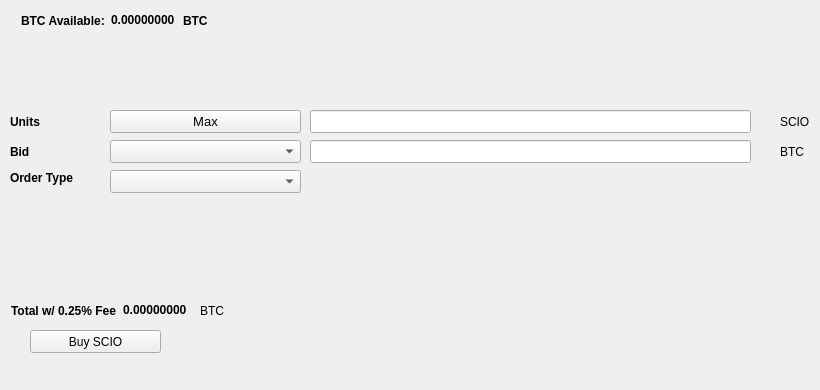
   <widget class="QWidget" name="BuyTab">
    <attribute name="title">
     <string>Buy</string>
    </attribute>
    <widget class="QPushButton" name="BuySCIO">
     <property name="geometry">
      <rect>
       <x>30</x>
       <y>330</y>
       <width>131</width>
       <height>23</height>
      </rect>
     </property>
     <property name="text">
      <string>Buy SCIO</string>
     </property>
     <property name="icon">
      <iconset resource="../scio.qrc">
       <normaloff>:/icons/bitcoin</normaloff>:/icons/bitcoin</iconset>
     </property>
    </widget>
    <widget class="QLabel" name="label_3">
     <property name="geometry">
      <rect>
       <x>10</x>
       <y>110</y>
       <width>46</width>
       <height>23</height>
      </rect>
     </property>
     <property name="font">
      <font>
       <weight>75</weight>
       <bold>true</bold>
      </font>
     </property>
     <property name="text">
      <string>Units</string>
     </property>
    </widget>
    <widget class="QLineEdit" name="UnitsInput">
     <property name="geometry">
      <rect>
       <x>310</x>
       <y>110</y>
       <width>441</width>
       <height>23</height>
      </rect>
     </property>
     <property name="font">
      <font>
       <pointsize>9</pointsize>
       <weight>75</weight>
       <bold>true</bold>
      </font>
     </property>
    </widget>
    <widget class="QLineEdit" name="BuyBidPriceEdit">
     <property name="geometry">
      <rect>
       <x>310</x>
       <y>140</y>
       <width>441</width>
       <height>23</height>
      </rect>
     </property>
     <property name="font">
      <font>
       <pointsize>9</pointsize>
       <weight>75</weight>
       <bold>true</bold>
      </font>
     </property>
    </widget>
    <widget class="QLabel" name="label_4">
     <property name="geometry">
      <rect>
       <x>780</x>
       <y>110</y>
       <width>31</width>
       <height>23</height>
      </rect>
     </property>
     <property name="text">
      <string>SCIO</string>
     </property>
    </widget>
    <widget class="QLabel" name="label_5">
     <property name="geometry">
      <rect>
       <x>780</x>
       <y>140</y>
       <width>31</width>
       <height>23</height>
      </rect>
     </property>
     <property name="text">
      <string>BTC</string>
     </property>
    </widget>
    <widget class="QLabel" name="label_6">
     <property name="geometry">
      <rect>
       <x>10</x>
       <y>140</y>
       <width>46</width>
       <height>23</height>
      </rect>
     </property>
     <property name="font">
      <font>
       <weight>75</weight>
       <bold>true</bold>
      </font>
     </property>
     <property name="text">
      <string>Bid</string>
     </property>
    </widget>
    <widget class="QLabel" name="label_7">
     <property name="geometry">
      <rect>
       <x>10</x>
       <y>170</y>
       <width>91</width>
       <height>16</height>
      </rect>
     </property>
     <property name="font">
      <font>
       <weight>75</weight>
       <bold>true</bold>
      </font>
     </property>
     <property name="text">
      <string>Order Type</string>
     </property>
    </widget>
    <widget class="QPushButton" name="Buy_Max_Amount">
     <property name="geometry">
      <rect>
       <x>110</x>
       <y>110</y>
       <width>191</width>
       <height>23</height>
      </rect>
     </property>
     <property name="font">
      <font>
       <pointsize>10</pointsize>
      </font>
     </property>
     <property name="text">
      <string>Max</string>
     </property>
    </widget>
    <widget class="QComboBox" name="BuyBidcomboBox">
     <property name="geometry">
      <rect>
       <x>110</x>
       <y>140</y>
       <width>191</width>
       <height>23</height>
      </rect>
     </property>
     <property name="font">
      <font>
       <pointsize>10</pointsize>
      </font>
     </property>
    </widget>
    <widget class="QComboBox" name="buyOrdertypeCombo">
     <property name="geometry">
      <rect>
       <x>110</x>
       <y>170</y>
       <width>191</width>
       <height>23</height>
      </rect>
     </property>
     <property name="font">
      <font>
       <pointsize>10</pointsize>
      </font>
     </property>
    </widget>
    <widget class="QWidget" name="layoutWidget1">
     <property name="geometry">
      <rect>
       <x>21</x>
       <y>11</y>
       <width>227</width>
       <height>19</height>
      </rect>
     </property>
     <layout class="QHBoxLayout" name="horizontalLayout_3">
      <item>
       <widget class="QLabel" name="label232">
        <property name="font">
         <font>
          <weight>75</weight>
          <bold>true</bold>
         </font>
        </property>
        <property name="text">
         <string>BTC Available:</string>
        </property>
       </widget>
      </item>
      <item>
       <widget class="QLabel" name="BtcAvailableLbl">
        <property name="palette">
         <palette>
          <active>
           <colorrole role="WindowText">
            <brush brushstyle="SolidPattern">
             <color alpha="255">
              <red>0</red>
              <green>0</green>
              <blue>0</blue>
             </color>
            </brush>
           </colorrole>
           <colorrole role="Button">
            <brush brushstyle="SolidPattern">
             <color alpha="255">
              <red>0</red>
              <green>170</green>
              <blue>0</blue>
             </color>
            </brush>
           </colorrole>
           <colorrole role="Light">
            <brush brushstyle="SolidPattern">
             <color alpha="255">
              <red>0</red>
              <green>255</green>
              <blue>0</blue>
             </color>
            </brush>
           </colorrole>
           <colorrole role="Midlight">
            <brush brushstyle="SolidPattern">
             <color alpha="255">
              <red>0</red>
              <green>212</green>
              <blue>0</blue>
             </color>
            </brush>
           </colorrole>
           <colorrole role="Dark">
            <brush brushstyle="SolidPattern">
             <color alpha="255">
              <red>0</red>
              <green>85</green>
              <blue>0</blue>
             </color>
            </brush>
           </colorrole>
           <colorrole role="Mid">
            <brush brushstyle="SolidPattern">
             <color alpha="255">
              <red>0</red>
              <green>113</green>
              <blue>0</blue>
             </color>
            </brush>
           </colorrole>
           <colorrole role="Text">
            <brush brushstyle="SolidPattern">
             <color alpha="255">
              <red>0</red>
              <green>170</green>
              <blue>0</blue>
             </color>
            </brush>
           </colorrole>
           <colorrole role="BrightText">
            <brush brushstyle="SolidPattern">
             <color alpha="255">
              <red>255</red>
              <green>255</green>
              <blue>255</blue>
             </color>
            </brush>
           </colorrole>
           <colorrole role="ButtonText">
            <brush brushstyle="SolidPattern">
             <color alpha="255">
              <red>0</red>
              <green>0</green>
              <blue>0</blue>
             </color>
            </brush>
           </colorrole>
           <colorrole role="Base">
            <brush brushstyle="SolidPattern">
             <color alpha="255">
              <red>255</red>
              <green>255</green>
              <blue>255</blue>
             </color>
            </brush>
           </colorrole>
           <colorrole role="Window">
            <brush brushstyle="SolidPattern">
             <color alpha="255">
              <red>0</red>
              <green>170</green>
              <blue>0</blue>
             </color>
            </brush>
           </colorrole>
           <colorrole role="Shadow">
            <brush brushstyle="SolidPattern">
             <color alpha="255">
              <red>0</red>
              <green>0</green>
              <blue>0</blue>
             </color>
            </brush>
           </colorrole>
           <colorrole role="AlternateBase">
            <brush brushstyle="SolidPattern">
             <color alpha="255">
              <red>127</red>
              <green>212</green>
              <blue>127</blue>
             </color>
            </brush>
           </colorrole>
           <colorrole role="ToolTipBase">
            <brush brushstyle="SolidPattern">
             <color alpha="255">
              <red>255</red>
              <green>255</green>
              <blue>220</blue>
             </color>
            </brush>
           </colorrole>
           <colorrole role="ToolTipText">
            <brush brushstyle="SolidPattern">
             <color alpha="255">
              <red>0</red>
              <green>0</green>
              <blue>0</blue>
             </color>
            </brush>
           </colorrole>
          </active>
          <inactive>
           <colorrole role="WindowText">
            <brush brushstyle="SolidPattern">
             <color alpha="255">
              <red>0</red>
              <green>0</green>
              <blue>0</blue>
             </color>
            </brush>
           </colorrole>
           <colorrole role="Button">
            <brush brushstyle="SolidPattern">
             <color alpha="255">
              <red>0</red>
              <green>170</green>
              <blue>0</blue>
             </color>
            </brush>
           </colorrole>
           <colorrole role="Light">
            <brush brushstyle="SolidPattern">
             <color alpha="255">
              <red>0</red>
              <green>255</green>
              <blue>0</blue>
             </color>
            </brush>
           </colorrole>
           <colorrole role="Midlight">
            <brush brushstyle="SolidPattern">
             <color alpha="255">
              <red>0</red>
              <green>212</green>
              <blue>0</blue>
             </color>
            </brush>
           </colorrole>
           <colorrole role="Dark">
            <brush brushstyle="SolidPattern">
             <color alpha="255">
              <red>0</red>
              <green>85</green>
              <blue>0</blue>
             </color>
            </brush>
           </colorrole>
           <colorrole role="Mid">
            <brush brushstyle="SolidPattern">
             <color alpha="255">
              <red>0</red>
              <green>113</green>
              <blue>0</blue>
             </color>
            </brush>
           </colorrole>
           <colorrole role="Text">
            <brush brushstyle="SolidPattern">
             <color alpha="255">
              <red>0</red>
              <green>170</green>
              <blue>0</blue>
             </color>
            </brush>
           </colorrole>
           <colorrole role="BrightText">
            <brush brushstyle="SolidPattern">
             <color alpha="255">
              <red>255</red>
              <green>255</green>
              <blue>255</blue>
             </color>
            </brush>
           </colorrole>
           <colorrole role="ButtonText">
            <brush brushstyle="SolidPattern">
             <color alpha="255">
              <red>0</red>
              <green>0</green>
              <blue>0</blue>
             </color>
            </brush>
           </colorrole>
           <colorrole role="Base">
            <brush brushstyle="SolidPattern">
             <color alpha="255">
              <red>255</red>
              <green>255</green>
              <blue>255</blue>
             </color>
            </brush>
           </colorrole>
           <colorrole role="Window">
            <brush brushstyle="SolidPattern">
             <color alpha="255">
              <red>0</red>
              <green>170</green>
              <blue>0</blue>
             </color>
            </brush>
           </colorrole>
           <colorrole role="Shadow">
            <brush brushstyle="SolidPattern">
             <color alpha="255">
              <red>0</red>
              <green>0</green>
              <blue>0</blue>
             </color>
            </brush>
           </colorrole>
           <colorrole role="AlternateBase">
            <brush brushstyle="SolidPattern">
             <color alpha="255">
              <red>127</red>
              <green>212</green>
              <blue>127</blue>
             </color>
            </brush>
           </colorrole>
           <colorrole role="ToolTipBase">
            <brush brushstyle="SolidPattern">
             <color alpha="255">
              <red>255</red>
              <green>255</green>
              <blue>220</blue>
             </color>
            </brush>
           </colorrole>
           <colorrole role="ToolTipText">
            <brush brushstyle="SolidPattern">
             <color alpha="255">
              <red>0</red>
              <green>0</green>
              <blue>0</blue>
             </color>
            </brush>
           </colorrole>
          </inactive>
          <disabled>
           <colorrole role="WindowText">
            <brush brushstyle="SolidPattern">
             <color alpha="255">
              <red>0</red>
              <green>85</green>
              <blue>0</blue>
             </color>
            </brush>
           </colorrole>
           <colorrole role="Button">
            <brush brushstyle="SolidPattern">
             <color alpha="255">
              <red>0</red>
              <green>170</green>
              <blue>0</blue>
             </color>
            </brush>
           </colorrole>
           <colorrole role="Light">
            <brush brushstyle="SolidPattern">
             <color alpha="255">
              <red>0</red>
              <green>255</green>
              <blue>0</blue>
             </color>
            </brush>
           </colorrole>
           <colorrole role="Midlight">
            <brush brushstyle="SolidPattern">
             <color alpha="255">
              <red>0</red>
              <green>212</green>
              <blue>0</blue>
             </color>
            </brush>
           </colorrole>
           <colorrole role="Dark">
            <brush brushstyle="SolidPattern">
             <color alpha="255">
              <red>0</red>
              <green>85</green>
              <blue>0</blue>
             </color>
            </brush>
           </colorrole>
           <colorrole role="Mid">
            <brush brushstyle="SolidPattern">
             <color alpha="255">
              <red>0</red>
              <green>113</green>
              <blue>0</blue>
             </color>
            </brush>
           </colorrole>
           <colorrole role="Text">
            <brush brushstyle="SolidPattern">
             <color alpha="255">
              <red>0</red>
              <green>85</green>
              <blue>0</blue>
             </color>
            </brush>
           </colorrole>
           <colorrole role="BrightText">
            <brush brushstyle="SolidPattern">
             <color alpha="255">
              <red>255</red>
              <green>255</green>
              <blue>255</blue>
             </color>
            </brush>
           </colorrole>
           <colorrole role="ButtonText">
            <brush brushstyle="SolidPattern">
             <color alpha="255">
              <red>0</red>
              <green>85</green>
              <blue>0</blue>
             </color>
            </brush>
           </colorrole>
           <colorrole role="Base">
            <brush brushstyle="SolidPattern">
             <color alpha="255">
              <red>0</red>
              <green>170</green>
              <blue>0</blue>
             </color>
            </brush>
           </colorrole>
           <colorrole role="Window">
            <brush brushstyle="SolidPattern">
             <color alpha="255">
              <red>0</red>
              <green>170</green>
              <blue>0</blue>
             </color>
            </brush>
           </colorrole>
           <colorrole role="Shadow">
            <brush brushstyle="SolidPattern">
             <color alpha="255">
              <red>0</red>
              <green>0</green>
              <blue>0</blue>
             </color>
            </brush>
           </colorrole>
           <colorrole role="AlternateBase">
            <brush brushstyle="SolidPattern">
             <color alpha="255">
              <red>0</red>
              <green>170</green>
              <blue>0</blue>
             </color>
            </brush>
           </colorrole>
           <colorrole role="ToolTipBase">
            <brush brushstyle="SolidPattern">
             <color alpha="255">
              <red>255</red>
              <green>255</green>
              <blue>220</blue>
             </color>
            </brush>
           </colorrole>
           <colorrole role="ToolTipText">
            <brush brushstyle="SolidPattern">
             <color alpha="255">
              <red>0</red>
              <green>0</green>
              <blue>0</blue>
             </color>
            </brush>
           </colorrole>
          </disabled>
         </palette>
        </property>
        <property name="font">
         <font>
          <weight>75</weight>
          <bold>true</bold>
         </font>
        </property>
        <property name="text">
         <string>0.00000000</string>
        </property>
        <property name="textInteractionFlags">
         <set>Qt::LinksAccessibleByMouse|Qt::TextSelectableByKeyboard|Qt::TextSelectableByMouse</set>
        </property>
       </widget>
      </item>
      <item>
       <widget class="QLabel" name="BtcAvailableLbl_2">
        <property name="font">
         <font>
          <weight>75</weight>
          <bold>true</bold>
         </font>
        </property>
        <property name="text">
         <string>BTC</string>
        </property>
       </widget>
      </item>
     </layout>
    </widget>
    <widget class="QWidget" name="layoutWidge2">
     <property name="geometry">
      <rect>
       <x>11</x>
       <y>301</y>
       <width>259</width>
       <height>19</height>
      </rect>
     </property>
     <layout class="QHBoxLayout" name="horizontalLayout_4">
      <item>
       <widget class="QLabel" name="label_9">
        <property name="font">
         <font>
          <weight>75</weight>
          <bold>true</bold>
         </font>
        </property>
        <property name="text">
         <string>Total w/ 0.25% Fee</string>
        </property>
       </widget>
      </item>
      <item>
       <widget class="QLabel" name="BuyCostLabel">
        <property name="palette">
         <palette>
          <active>
           <colorrole role="WindowText">
            <brush brushstyle="SolidPattern">
             <color alpha="255">
              <red>0</red>
              <green>0</green>
              <blue>0</blue>
             </color>
            </brush>
           </colorrole>
           <colorrole role="Button">
            <brush brushstyle="SolidPattern">
             <color alpha="255">
              <red>0</red>
              <green>170</green>
              <blue>0</blue>
             </color>
            </brush>
           </colorrole>
           <colorrole role="Light">
            <brush brushstyle="SolidPattern">
             <color alpha="255">
              <red>0</red>
              <green>255</green>
              <blue>0</blue>
             </color>
            </brush>
           </colorrole>
           <colorrole role="Midlight">
            <brush brushstyle="SolidPattern">
             <color alpha="255">
              <red>0</red>
              <green>212</green>
              <blue>0</blue>
             </color>
            </brush>
           </colorrole>
           <colorrole role="Dark">
            <brush brushstyle="SolidPattern">
             <color alpha="255">
              <red>0</red>
              <green>85</green>
              <blue>0</blue>
             </color>
            </brush>
           </colorrole>
           <colorrole role="Mid">
            <brush brushstyle="SolidPattern">
             <color alpha="255">
              <red>0</red>
              <green>113</green>
              <blue>0</blue>
             </color>
            </brush>
           </colorrole>
           <colorrole role="Text">
            <brush brushstyle="SolidPattern">
             <color alpha="255">
              <red>0</red>
              <green>170</green>
              <blue>0</blue>
             </color>
            </brush>
           </colorrole>
           <colorrole role="BrightText">
            <brush brushstyle="SolidPattern">
             <color alpha="255">
              <red>255</red>
              <green>255</green>
              <blue>255</blue>
             </color>
            </brush>
           </colorrole>
           <colorrole role="ButtonText">
            <brush brushstyle="SolidPattern">
             <color alpha="255">
              <red>0</red>
              <green>0</green>
              <blue>0</blue>
             </color>
            </brush>
           </colorrole>
           <colorrole role="Base">
            <brush brushstyle="SolidPattern">
             <color alpha="255">
              <red>255</red>
              <green>255</green>
              <blue>255</blue>
             </color>
            </brush>
           </colorrole>
           <colorrole role="Window">
            <brush brushstyle="SolidPattern">
             <color alpha="255">
              <red>0</red>
              <green>170</green>
              <blue>0</blue>
             </color>
            </brush>
           </colorrole>
           <colorrole role="Shadow">
            <brush brushstyle="SolidPattern">
             <color alpha="255">
              <red>0</red>
              <green>0</green>
              <blue>0</blue>
             </color>
            </brush>
           </colorrole>
           <colorrole role="AlternateBase">
            <brush brushstyle="SolidPattern">
             <color alpha="255">
              <red>127</red>
              <green>212</green>
              <blue>127</blue>
             </color>
            </brush>
           </colorrole>
           <colorrole role="ToolTipBase">
            <brush brushstyle="SolidPattern">
             <color alpha="255">
              <red>255</red>
              <green>255</green>
              <blue>220</blue>
             </color>
            </brush>
           </colorrole>
           <colorrole role="ToolTipText">
            <brush brushstyle="SolidPattern">
             <color alpha="255">
              <red>0</red>
              <green>0</green>
              <blue>0</blue>
             </color>
            </brush>
           </colorrole>
          </active>
          <inactive>
           <colorrole role="WindowText">
            <brush brushstyle="SolidPattern">
             <color alpha="255">
              <red>0</red>
              <green>0</green>
              <blue>0</blue>
             </color>
            </brush>
           </colorrole>
           <colorrole role="Button">
            <brush brushstyle="SolidPattern">
             <color alpha="255">
              <red>0</red>
              <green>170</green>
              <blue>0</blue>
             </color>
            </brush>
           </colorrole>
           <colorrole role="Light">
            <brush brushstyle="SolidPattern">
             <color alpha="255">
              <red>0</red>
              <green>255</green>
              <blue>0</blue>
             </color>
            </brush>
           </colorrole>
           <colorrole role="Midlight">
            <brush brushstyle="SolidPattern">
             <color alpha="255">
              <red>0</red>
              <green>212</green>
              <blue>0</blue>
             </color>
            </brush>
           </colorrole>
           <colorrole role="Dark">
            <brush brushstyle="SolidPattern">
             <color alpha="255">
              <red>0</red>
              <green>85</green>
              <blue>0</blue>
             </color>
            </brush>
           </colorrole>
           <colorrole role="Mid">
            <brush brushstyle="SolidPattern">
             <color alpha="255">
              <red>0</red>
              <green>113</green>
              <blue>0</blue>
             </color>
            </brush>
           </colorrole>
           <colorrole role="Text">
            <brush brushstyle="SolidPattern">
             <color alpha="255">
              <red>0</red>
              <green>170</green>
              <blue>0</blue>
             </color>
            </brush>
           </colorrole>
           <colorrole role="BrightText">
            <brush brushstyle="SolidPattern">
             <color alpha="255">
              <red>255</red>
              <green>255</green>
              <blue>255</blue>
             </color>
            </brush>
           </colorrole>
           <colorrole role="ButtonText">
            <brush brushstyle="SolidPattern">
             <color alpha="255">
              <red>0</red>
              <green>0</green>
              <blue>0</blue>
             </color>
            </brush>
           </colorrole>
           <colorrole role="Base">
            <brush brushstyle="SolidPattern">
             <color alpha="255">
              <red>255</red>
              <green>255</green>
              <blue>255</blue>
             </color>
            </brush>
           </colorrole>
           <colorrole role="Window">
            <brush brushstyle="SolidPattern">
             <color alpha="255">
              <red>0</red>
              <green>170</green>
              <blue>0</blue>
             </color>
            </brush>
           </colorrole>
           <colorrole role="Shadow">
            <brush brushstyle="SolidPattern">
             <color alpha="255">
              <red>0</red>
              <green>0</green>
              <blue>0</blue>
             </color>
            </brush>
           </colorrole>
           <colorrole role="AlternateBase">
            <brush brushstyle="SolidPattern">
             <color alpha="255">
              <red>127</red>
              <green>212</green>
              <blue>127</blue>
             </color>
            </brush>
           </colorrole>
           <colorrole role="ToolTipBase">
            <brush brushstyle="SolidPattern">
             <color alpha="255">
              <red>255</red>
              <green>255</green>
              <blue>220</blue>
             </color>
            </brush>
           </colorrole>
           <colorrole role="ToolTipText">
            <brush brushstyle="SolidPattern">
             <color alpha="255">
              <red>0</red>
              <green>0</green>
              <blue>0</blue>
             </color>
            </brush>
           </colorrole>
          </inactive>
          <disabled>
           <colorrole role="WindowText">
            <brush brushstyle="SolidPattern">
             <color alpha="255">
              <red>0</red>
              <green>85</green>
              <blue>0</blue>
             </color>
            </brush>
           </colorrole>
           <colorrole role="Button">
            <brush brushstyle="SolidPattern">
             <color alpha="255">
              <red>0</red>
              <green>170</green>
              <blue>0</blue>
             </color>
            </brush>
           </colorrole>
           <colorrole role="Light">
            <brush brushstyle="SolidPattern">
             <color alpha="255">
              <red>0</red>
              <green>255</green>
              <blue>0</blue>
             </color>
            </brush>
           </colorrole>
           <colorrole role="Midlight">
            <brush brushstyle="SolidPattern">
             <color alpha="255">
              <red>0</red>
              <green>212</green>
              <blue>0</blue>
             </color>
            </brush>
           </colorrole>
           <colorrole role="Dark">
            <brush brushstyle="SolidPattern">
             <color alpha="255">
              <red>0</red>
              <green>85</green>
              <blue>0</blue>
             </color>
            </brush>
           </colorrole>
           <colorrole role="Mid">
            <brush brushstyle="SolidPattern">
             <color alpha="255">
              <red>0</red>
              <green>113</green>
              <blue>0</blue>
             </color>
            </brush>
           </colorrole>
           <colorrole role="Text">
            <brush brushstyle="SolidPattern">
             <color alpha="255">
              <red>0</red>
              <green>85</green>
              <blue>0</blue>
             </color>
            </brush>
           </colorrole>
           <colorrole role="BrightText">
            <brush brushstyle="SolidPattern">
             <color alpha="255">
              <red>255</red>
              <green>255</green>
              <blue>255</blue>
             </color>
            </brush>
           </colorrole>
           <colorrole role="ButtonText">
            <brush brushstyle="SolidPattern">
             <color alpha="255">
              <red>0</red>
              <green>85</green>
              <blue>0</blue>
             </color>
            </brush>
           </colorrole>
           <colorrole role="Base">
            <brush brushstyle="SolidPattern">
             <color alpha="255">
              <red>0</red>
              <green>170</green>
              <blue>0</blue>
             </color>
            </brush>
           </colorrole>
           <colorrole role="Window">
            <brush brushstyle="SolidPattern">
             <color alpha="255">
              <red>0</red>
              <green>170</green>
              <blue>0</blue>
             </color>
            </brush>
           </colorrole>
           <colorrole role="Shadow">
            <brush brushstyle="SolidPattern">
             <color alpha="255">
              <red>0</red>
              <green>0</green>
              <blue>0</blue>
             </color>
            </brush>
           </colorrole>
           <colorrole role="AlternateBase">
            <brush brushstyle="SolidPattern">
             <color alpha="255">
              <red>0</red>
              <green>170</green>
              <blue>0</blue>
             </color>
            </brush>
           </colorrole>
           <colorrole role="ToolTipBase">
            <brush brushstyle="SolidPattern">
             <color alpha="255">
              <red>255</red>
              <green>255</green>
              <blue>220</blue>
             </color>
            </brush>
           </colorrole>
           <colorrole role="ToolTipText">
            <brush brushstyle="SolidPattern">
             <color alpha="255">
              <red>0</red>
              <green>0</green>
              <blue>0</blue>
             </color>
            </brush>
           </colorrole>
          </disabled>
         </palette>
        </property>
        <property name="font">
         <font>
          <weight>75</weight>
          <bold>true</bold>
         </font>
        </property>
        <property name="autoFillBackground">
         <bool>false</bool>
        </property>
        <property name="text">
         <string>0.00000000</string>
        </property>
        <property name="textInteractionFlags">
         <set>Qt::LinksAccessibleByMouse|Qt::TextSelectableByMouse</set>
        </property>
       </widget>
      </item>
      <item>
       <widget class="QLabel" name="label_10">
        <property name="font">
         <font>
          <weight>50</weight>
          <bold>false</bold>
         </font>
        </property>
        <property name="text">
         <string>BTC</string>
        </property>
       </widget>
      </item>
     </layout>
    </widget>
    <widget class="QLabel" name="label_24">
     <property name="geometry">
      <rect>
       <x>460</x>
       <y>300</y>
       <width>281</width>
       <height>81</height>
      </rect>
     </property>
     <property name="text">
      <string/>
     </property>
     <property name="pixmap">
      <pixmap>:/images/bittrex</pixmap>
     </property>
    </widget>
   </widget>
